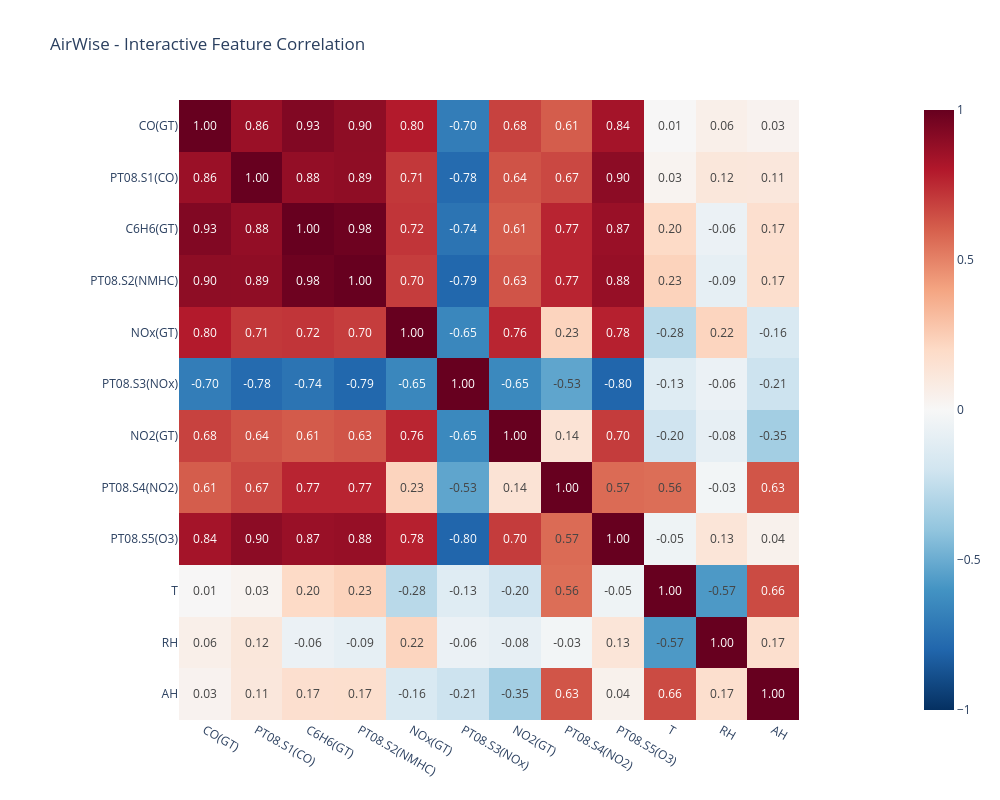

Here is the notebook cell this chart was saved with:
### Code cell
# AIRWISE - Step 22: Interactive correlation heatmap

import plotly.express as px

fig = px.imshow(
    correlation_matrix,
    text_auto=".2f",
    color_continuous_scale="RdBu_r",
    zmin=-1,
    zmax=1,
    title="AirWise - Interactive Feature Correlation"
)

fig.update_layout(
    template="plotly_white",
    width=1000,
    height=800
)

fig.show()

### Figure 1 — Plotly figure (JSON) as saved in the notebook; plotly's stock layout.template omitted (floating-point values rounded to 4 significant figures; data arrays with more than 128 entries replaced by an {"elided": "..."} marker saying what was removed)
{"data": [{"coloraxis": "coloraxis", "hovertemplate": "x: %{x}<br>y: %{y}<br>color: %{z}<extra></extra>", "name": "0", "texttemplate": "%{z:.2f}", "type": "heatmap", "x": ["CO(GT)", "PT08.S1(CO)", "C6H6(GT)", "PT08.S2(NMHC)", "NOx(GT)", "PT08.S3(NOx)", "NO2(GT)", "PT08.S4(NO2)", "PT08.S5(O3)", "T", "RH", "AH"], "xaxis": "x", "y": ["CO(GT)", "PT08.S1(CO)", "C6H6(GT)", "PT08.S2(NMHC)", "NOx(GT)", "PT08.S3(NOx)", "NO2(GT)", "PT08.S4(NO2)", "PT08.S5(O3)", "T", "RH", "AH"], "yaxis": "y", "z": {"elided": "12x12 float values"}}], "layout": {"coloraxis": {"autocolorscale": false, "cmax": 1, "cmin": -1, "colorscale": [[0, "rgb(5,48,97)"], [0.1, "rgb(33,102,172)"], [0.2, "rgb(67,147,195)"], [0.3, "rgb(146,197,222)"], [0.4, "rgb(209,229,240)"], [0.5, "rgb(247,247,247)"], [0.6, "rgb(253,219,199)"], [0.7, "rgb(244,165,130)"], [0.8, "rgb(214,96,77)"], [0.9, "rgb(178,24,43)"], [1, "rgb(103,0,31)"]]}, "height": 800, "title": {"text": "AirWise - Interactive Feature Correlation"}, "width": 1000, "xaxis": {"anchor": "y", "constrain": "domain", "domain": [0, 1], "scaleanchor": "y"}, "yaxis": {"anchor": "x", "autorange": "reversed", "constrain": "domain", "domain": [0, 1]}}}
